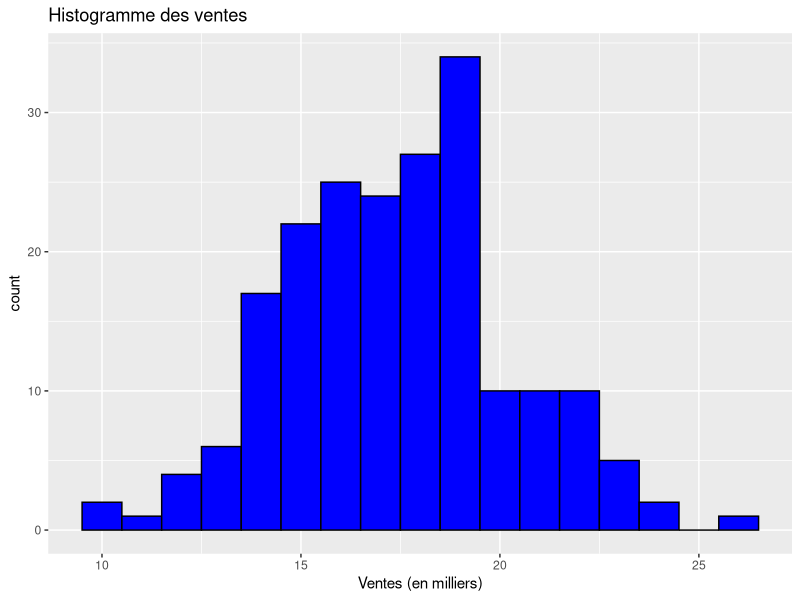
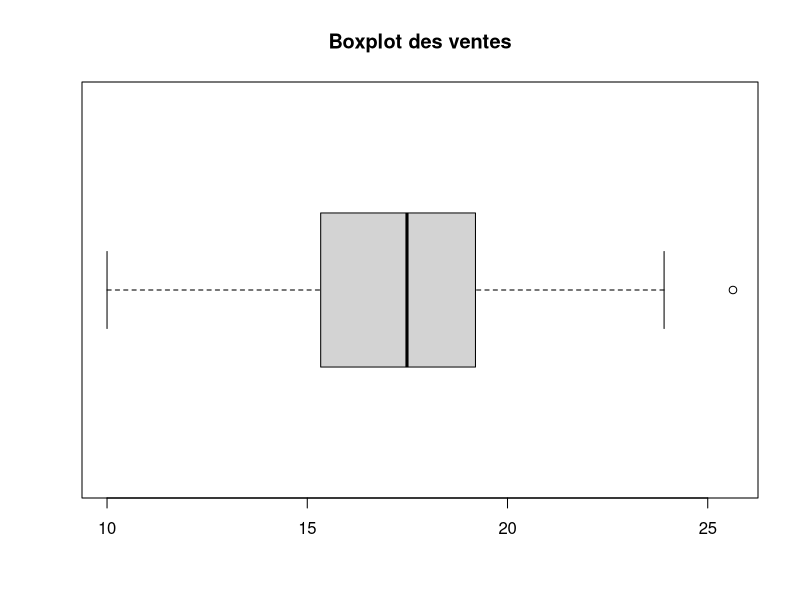
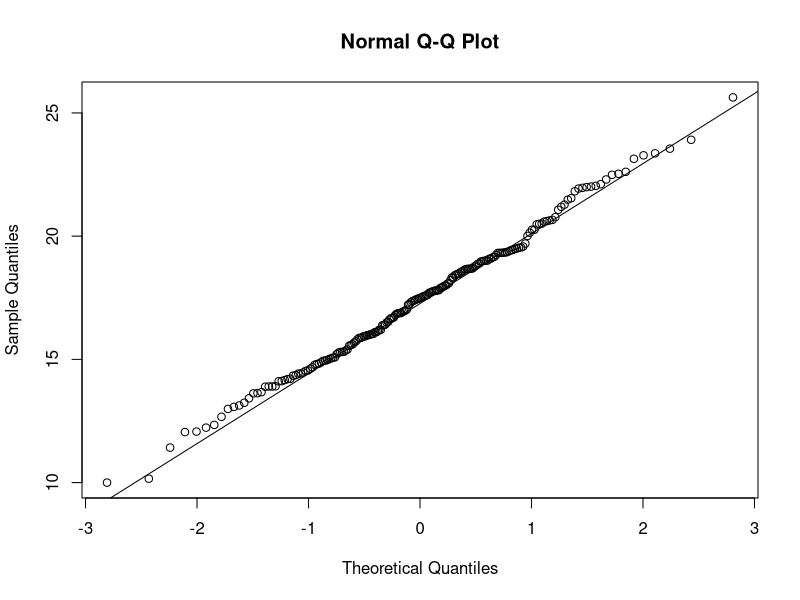
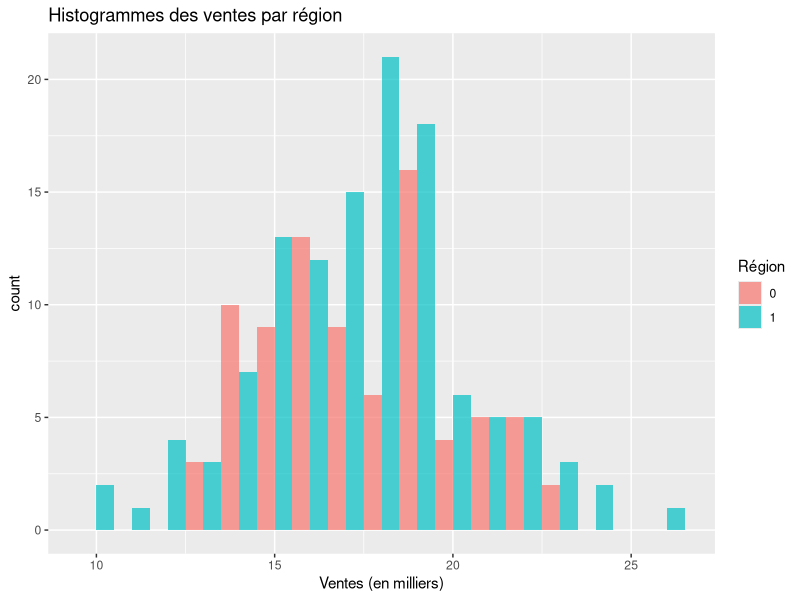
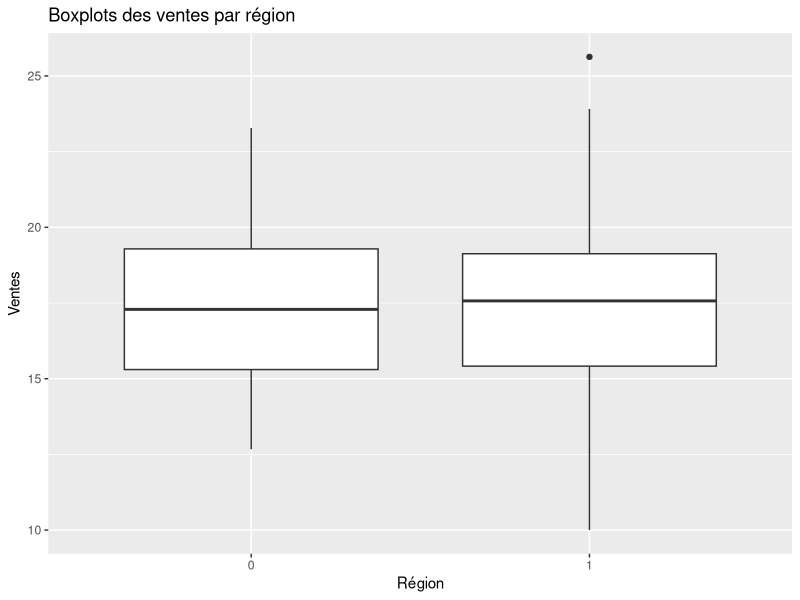

Generate these figures, in order, with R:
#install.packages(c("ggplot2", "dplyr", "car", "lmtest", "nortest"))

library(ggplot2)
library(dplyr)
library(car)
library(lmtest)
library(nortest)


charger <- function(matricule) {
  set.seed(matricule)
  mondata <- read.csv2("./DevoirD_A24.csv")[sample(288,200),]
  return(mondata)
}

mes_donnees <- charger(2045362)

head(mes_donnees)

### -----------------------------  PHASE 1 --------------------------------------------

## ------- a) -------
# Histogramme
ggplot(mes_donnees, aes(x = Sales)) +
  geom_histogram(binwidth = 1, fill = "blue", color = "black") +
  labs(title = "Histogramme des ventes", x = "Ventes (en milliers)")

# Boxplot
boxplot(mes_donnees$Sales, main = "Boxplot des ventes", horizontal = TRUE)


# Droite de Henry (Normal Q-Q Plot)
qqnorm(mes_donnees$Sales)
qqline(mes_donnees$Sales)

# Test de normalité Shapiro-Wilk
shapiro.test(mes_donnees$Sales)

# Calcul des statistiques descriptives
moyenne <- mean(mes_donnees$Sales)
ecart_type <- sd(mes_donnees$Sales)
quartiles <- quantile(mes_donnees$Sales)
IDC_moyenne <- t.test(mes_donnees$Sales)$conf.int

# Création du tableau de statistiques descriptives
tableau_descriptif <- data.frame(
  Statistiques = c("Moyenne", "1er Quartile", "Médiane", "3e Quartile", "Écart-type", "Intervalle de confiance"),
  Valeurs = c(
    moyenne,
    quartiles[2],
    quartiles[3],
    quartiles[4],
    ecart_type,
    paste0("[", round(IDC_moyenne[1], 2), ", ", round(IDC_moyenne[2], 2), "]")
  )
)

# Afficher le tableau descriptif
print(tableau_descriptif)


## ------- b) -------
# Histogrammes par région
ggplot(mes_donnees, aes(x = Sales, fill = as.factor(Region))) +
  geom_histogram(position = "dodge", binwidth = 1, alpha = 0.7) +
  labs(title = "Histogrammes des ventes par région", x = "Ventes (en milliers)", fill = "Région")

# Boxplots par région
ggplot(mes_donnees, aes(x = as.factor(Region), y = Sales)) +
  geom_boxplot() +
  labs(title = "Boxplots des ventes par région", x = "Région", y = "Ventes")

mes_donnees %>%
  group_by(Region) %>%
  summarise(
    moyenne = mean(Sales),
    ecart_type = sd(Sales),
    Q1 = quantile(Sales, 0.25),
    mediane = median(Sales),
    Q3 = quantile(Sales, 0.75),
    IC_lower = t.test(Sales)$conf.int[1],
    IC_upper = t.test(Sales)$conf.int[2]
  )

# Test égalité des variances
var.test(Sales ~ Region, data = mes_donnees)

# Test égalité des moyennes
t.test(Sales ~ Region, data = mes_donnees, var.equal = TRUE)
